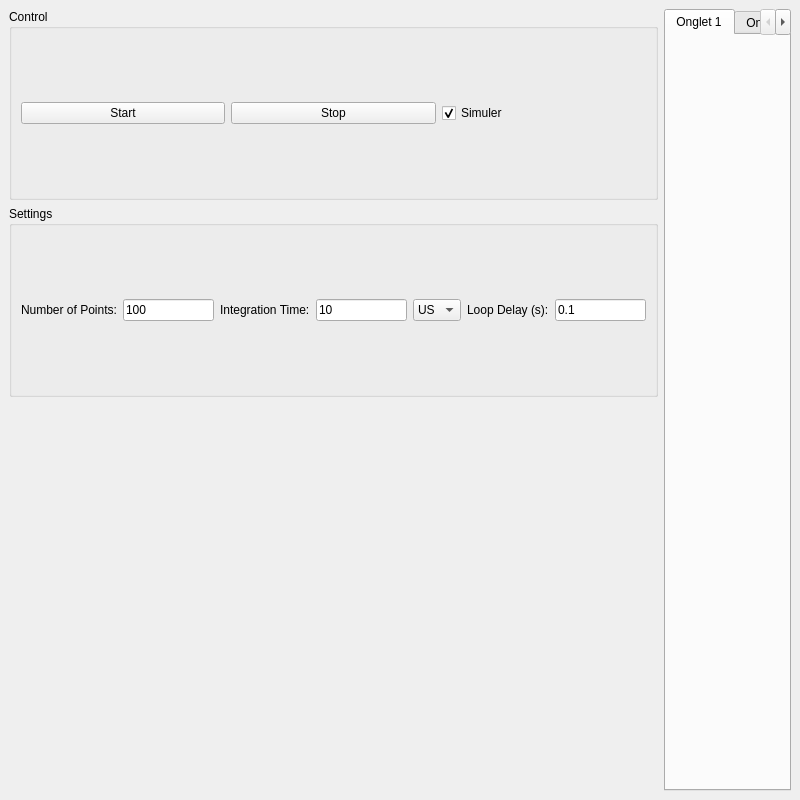
<?xml version="1.0" encoding="UTF-8"?>
<ui version="4.0">
 <class>MainWindow</class>
 <widget class="QMainWindow" name="MainWindow">
  <property name="geometry">
   <rect>
    <x>100</x>
    <y>100</y>
    <width>800</width>
    <height>800</height>
   </rect>
  </property>
  <property name="windowTitle">
   <string>N7745C Continuous Logging</string>
  </property>
  <widget class="QWidget" name="centralwidget">
   <layout class="QHBoxLayout" name="mainHorizontalLayout">
    <item>
     <layout class="QVBoxLayout" name="verticalLayout">
      <item>
       <widget class="QGroupBox" name="controlGroupBox">
        <property name="title">
         <string>Control</string>
        </property>
        <layout class="QHBoxLayout" name="horizontalLayout">
         <item>
          <widget class="QPushButton" name="startButton">
           <property name="text">
            <string>Start</string>
           </property>
          </widget>
         </item>
         <item>
          <widget class="QPushButton" name="stopButton">
           <property name="text">
            <string>Stop</string>
           </property>
          </widget>
         </item>
         <item>
          <widget class="QCheckBox" name="simulateCheckbox">
           <property name="text">
            <string>Simuler</string>
           </property>
           <property name="checked">
            <bool>true</bool>
           </property>
          </widget>
         </item>
        </layout>
       </widget>
      </item>
      <item>
       <widget class="QGroupBox" name="settingsGroupBox">
        <property name="title">
         <string>Settings</string>
        </property>
        <layout class="QHBoxLayout" name="horizontalLayout_2">
         <item>
          <widget class="QLabel" name="label">
           <property name="text">
            <string>Number of Points:</string>
           </property>
          </widget>
         </item>
         <item>
          <widget class="QLineEdit" name="pointsLineEdit">
           <property name="text">
            <string>100</string>
           </property>
          </widget>
         </item>
         <item>
          <widget class="QLabel" name="label_2">
           <property name="text">
            <string>Integration Time:</string>
           </property>
          </widget>
         </item>
         <item>
          <widget class="QLineEdit" name="integrationTimeLineEdit">
           <property name="text">
            <string>10</string>
           </property>
          </widget>
         </item>
         <item>
          <widget class="QComboBox" name="timeUnitComboBox">
           <item>
            <property name="text">
             <string>US</string>
            </property>
           </item>
           <item>
            <property name="text">
             <string>MS</string>
            </property>
           </item>
           <item>
            <property name="text">
             <string>S</string>
            </property>
           </item>
          </widget>
         </item>
         <item>
          <widget class="QLabel" name="label_3">
           <property name="text">
            <string>Loop Delay (s):</string>
           </property>
          </widget>
         </item>
         <item>
          <widget class="QLineEdit" name="delayLineEdit">
           <property name="text">
            <string>0.1</string>
           </property>
          </widget>
         </item>
        </layout>
       </widget>
      </item>
      <item>
       <widget class="QWidget" name="plotWidget1" native="true"/>
      </item>
      <item>
       <widget class="QWidget" name="plotWidget2" native="true"/>
      </item>
     </layout>
    </item>
    <item>
     <widget class="QTabWidget" name="tabWidget">
      <property name="tabPosition">
       <enum>QTabWidget::North</enum>
      </property>
      <widget class="QWidget" name="tab1">
       <attribute name="title">
        <string>Onglet 1</string>
       </attribute>
      </widget>
      <widget class="QWidget" name="tab2">
       <attribute name="title">
        <string>Onglet 2</string>
       </attribute>
      </widget>
     </widget>
    </item>
   </layout>
  </widget>
 </widget>
 <resources/>
 <connections/>
</ui>
